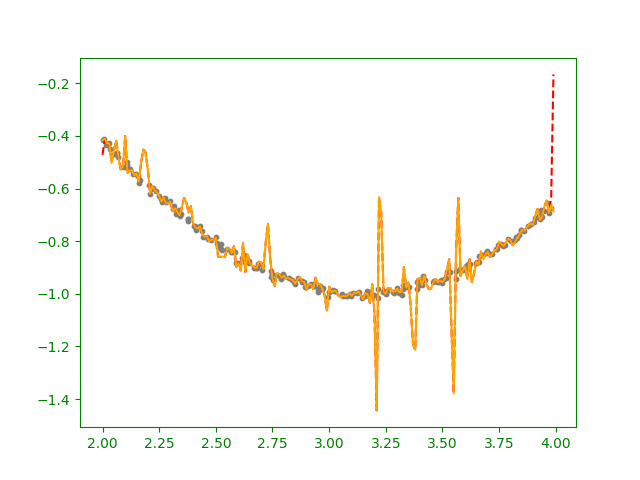

The Python source for this figure:
from scipy.interpolate import CubicSpline
from matplotlib.pyplot import figure
from numpy.random import normal
import matplotlib.pyplot as plt
import numpy as np

figure(figsize = (6, 4), dpi = 100)

xt = np.arange(2, 4, 0.01) # true x coordinates
n = len(xt)
magnitude = 0.01
x = np.sort(xt + normal(size = n, scale = magnitude)) # add noise and SORT
y = np.cos(xt) + normal(size = n, scale = magnitude) 
s = CubicSpline(x, y) # as before
ns = CubicSpline(x, y, bc_type = 'natural') # fit a NATURAL cubic spline

plt.rcParams.update({'text.color': 'green',
                     'xtick.color': 'green',
                     'ytick.color': 'green',
                     'axes.labelcolor': 'green',
                     'axes.edgecolor': 'green',
                     'axes.facecolor':  'none' })
plt.scatter(x, y, c = 'gray', s = 10) # data
plt.plot(xt, s(xt), linestyle = 'dashed', c = 'red', alpha = 0.5) # regular spline (defaults to 'not-a-knot')
plt.plot(xt, ns(xt), c = 'orange', alpha = 0.5) # natural spline
plt.savefig('natural.png', transparent = True)
